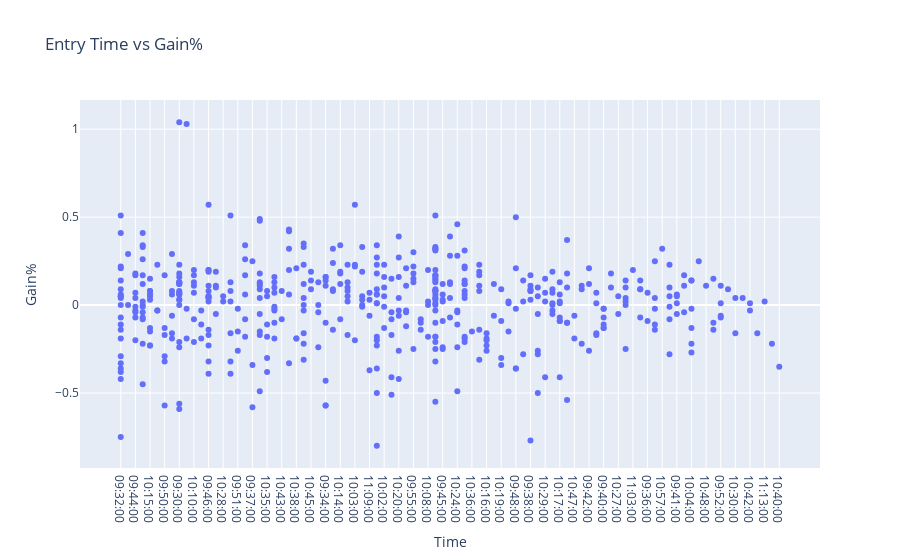

Notebook source saved alongside this figure:
### Code cell
# scatter plot of entry time vs gain%

fig = px.scatter(trades, x="TimeEnter", y="Gain%", title="Entry Time vs Gain%")
fig.update_layout(
    xaxis_title="Time",
    yaxis_title="Gain%",
    bargap=0.1
)

fig.show()

### Figure 1 — Plotly figure (JSON) as saved in the notebook; plotly's stock layout.template omitted (floating-point values rounded to 4 significant figures; data arrays with more than 128 entries replaced by an {"elided": "..."} marker saying what was removed)
{"data": [{"hovertemplate": "TimeEnter=%{x}<br>Gain%=%{y}<extra></extra>", "legendgroup": "", "marker": {"color": "#636efa", "symbol": "circle"}, "mode": "markers", "name": "", "orientation": "v", "showlegend": false, "type": "scatter", "x": {"elided": "502 str values"}, "xaxis": "x", "y": {"elided": "502 float values"}, "yaxis": "y"}], "layout": {"bargap": 0.1, "legend": {"tracegroupgap": 0}, "title": {"text": "Entry Time vs Gain%"}, "xaxis": {"anchor": "y", "domain": [0, 1], "title": {"text": "Time"}}, "yaxis": {"anchor": "x", "domain": [0, 1], "title": {"text": "Gain%"}}}}
